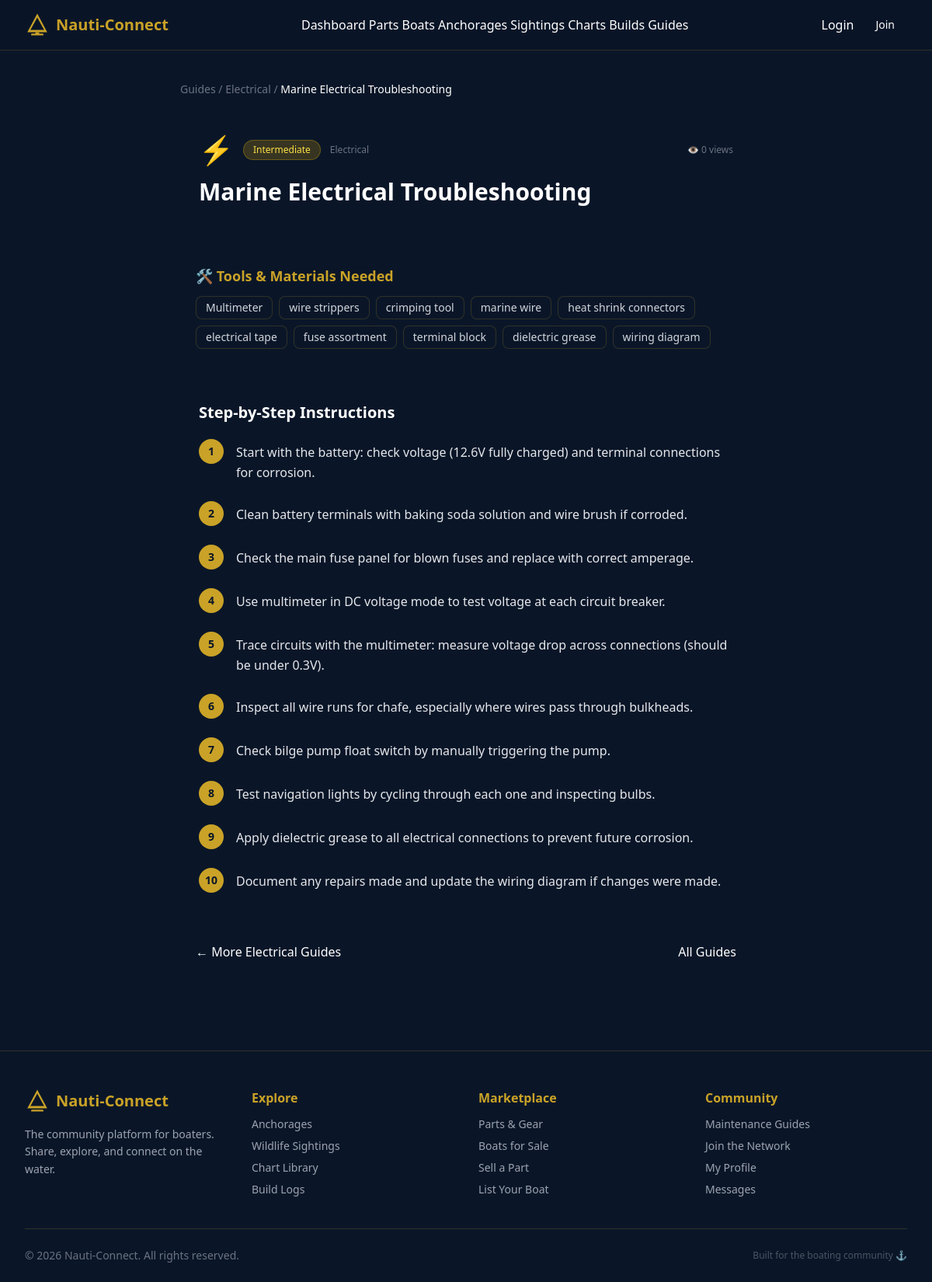
Page /maintenance/view.php?id=4 on the committed database.
### tables this page shows
CREATE TABLE IF NOT EXISTS maintenance_guides (
    id INT AUTO_INCREMENT PRIMARY KEY,
    title VARCHAR(255) NOT NULL,
    category ENUM('engine','electrical','hull','sails','other') NOT NULL,
    difficulty_level ENUM('beginner','intermediate','advanced') NOT NULL,
    tools_needed TEXT,
    steps_json JSON,
    video_url VARCHAR(500),
    views INT DEFAULT 0,
    created_at TIMESTAMP DEFAULT CURRENT_TIMESTAMP,
    FULLTEXT(title, tools_needed)
);

### includes/functions.php (called while the page is built, shortened)
<?php
function sanitize(string $input): string {
    return htmlspecialchars(trim($input), ENT_QUOTES | ENT_HTML5, 'UTF-8');
}

### maintenance/view.php (the view, shortened to what this page needs)
<?php
require_once __DIR__ . '/../includes/functions.php';
require_once __DIR__ . '/../includes/db.php';
$id = (int)($_GET['id'] ?? 0);
$stmt = $conn->prepare('SELECT * FROM maintenance_guides WHERE id = ?');
$stmt->bind_param('i', $id);
$stmt->execute();
$guide = $stmt->get_result()->fetch_assoc();
$steps     = json_decode($guide['steps_json'] ?? '[]', true) ?: [];
$tools     = array_filter(array_map('trim', explode(',', $guide['tools_needed'] ?? '')));
$diffColor = match ($guide['difficulty_level']) {
    'beginner'     => 'bg-green-500/20 text-green-300 border-green-500/30',
    'intermediate' => 'bg-yellow-500/20 text-yellow-300 border-yellow-500/30',
    'advanced'     => 'bg-red-500/20 text-red-300 border-red-500/30',
    default        => 'bg-gray-500/20 text-gray-300',
};
$catEmoji = match ($guide['category']) { 'engine'=>'⚙️','electrical'=>'⚡','hull'=>'🛥️','sails'=>'⛵',default=>'🔧' };
include __DIR__ . '/../includes/header.php';
?>
<main class="max-w-3xl mx-auto px-4 py-10">
    <nav class="text-sm text-gray-500 mb-6">
        <a href="<?= SITE_URL ?>/maintenance/" class="hover:text-[#c9a227]">Guides</a> /
        <a href="<?= SITE_URL ?>/maintenance/?category=<?= urlencode($guide['category']) ?>" class="hover:text-[#c9a227] capitalize"><?= sanitize($guide['category']) ?></a> /
        <span class="text-white"><?= sanitize($guide['title']) ?></span>
    </nav>
    <div class="glass-card p-6 mb-8">
        <div class="flex flex-wrap items-center gap-3 mb-4">
            <span class="text-4xl"><?= $catEmoji ?></span>
            <span class="text-xs px-3 py-1 rounded-full border <?= $diffColor ?>"><?= ucfirst($guide['difficulty_level']) ?></span>
            <span class="text-xs text-gray-500 capitalize"><?= sanitize($guide['category']) ?></span>
            <span class="text-xs text-gray-500 ml-auto">👁 <?= number_format((int)$guide['views']) ?> views</span>
        </div>
        <h1 class="text-3xl font-bold text-white"><?= sanitize($guide['title']) ?></h1>
    </div>
    <?php if (!empty($tools)): ?>
        <div class="glass-card p-5 mb-6">
            <h2 class="text-lg font-bold text-[#c9a227] mb-3">🛠 Tools &amp; Materials Needed</h2>
            <div class="flex flex-wrap gap-2">
                <?php foreach ($tools as $tool): ?>
                    <span class="bg-[#0a1628] border border-[#c9a227]/20 text-gray-300 text-sm px-3 py-1 rounded-lg"><?= sanitize($tool) ?></span>
                <?php endforeach; ?>
            </div>
        </div>
    <?php endif; ?>
    <?php if (!empty($steps)): ?>
        <div class="glass-card p-6 mb-8">
            <h2 class="text-xl font-bold text-white mb-5">Step-by-Step Instructions</h2>
            <ol class="space-y-6">
                <?php foreach ($steps as $i => $step): ?>
                    <li class="flex gap-4">
                        <div class="flex-shrink-0 w-8 h-8 rounded-full bg-[#c9a227] text-[#0a1628] font-bold text-sm flex items-center justify-center">
                            <?= $i + 1 ?>
                        </div>
                        <div class="flex-1 pt-1">
                            <p class="text-gray-200 leading-relaxed"><?= sanitize($step) ?></p>
                        </div>
                    </li>
                <?php endforeach; ?>
            </ol>
        </div>
    <?php endif; ?>
    <div class="flex justify-between gap-4">
        <a href="<?= SITE_URL ?>/maintenance/?category=<?= urlencode($guide['category']) ?>" class="btn-outline px-5 py-2">← More <?= ucfirst($guide['category']) ?> Guides</a>
        <a href="<?= SITE_URL ?>/maintenance/" class="btn-gold px-5 py-2">All Guides</a>
    </div>
</main>
<?php include __DIR__ . '/../includes/footer.php'; ?>

### rows in the picture
maintenance_guides: category "Electrical", title "Marine Electrical Troubleshooting", category "⚡", difficulty_level "Intermediate", views "0", tools_needed "Multimeter", tools_needed "wire strippers", tools_needed "crimping tool", tools_needed "marine wire", tools_needed "heat shrink connectors", tools_needed "electrical tape", tools_needed "fuse assortment", tools_needed "terminal block", tools_needed "dielectric grease", tools_needed "wiring diagram", steps_json "Start with the battery: check voltage (12.6V fully charged) and terminal connections for corrosion.", steps_json "Clean battery terminals with baking soda solution and wire brush if corroded.", steps_json "Check the main fuse panel for blown fuses and replace with correct amperage.", steps_json "Use multimeter in DC voltage mode to test voltage at each circuit breaker.", steps_json "Trace circuits with the multimeter: measure voltage drop across connections (should be under 0.3V).", steps_json "Inspect all wire runs for chafe, especially where wires pass through bulkheads.", steps_json "Check bilge pump float switch by manually triggering the pump.", steps_json "Test navigation lights by cycling through each one and inspecting bulbs.", steps_json "Apply dielectric grease to all electrical connections to prevent future corrosion.", steps_json "Document any repairs made and update the wiring diagram if changes were made."
